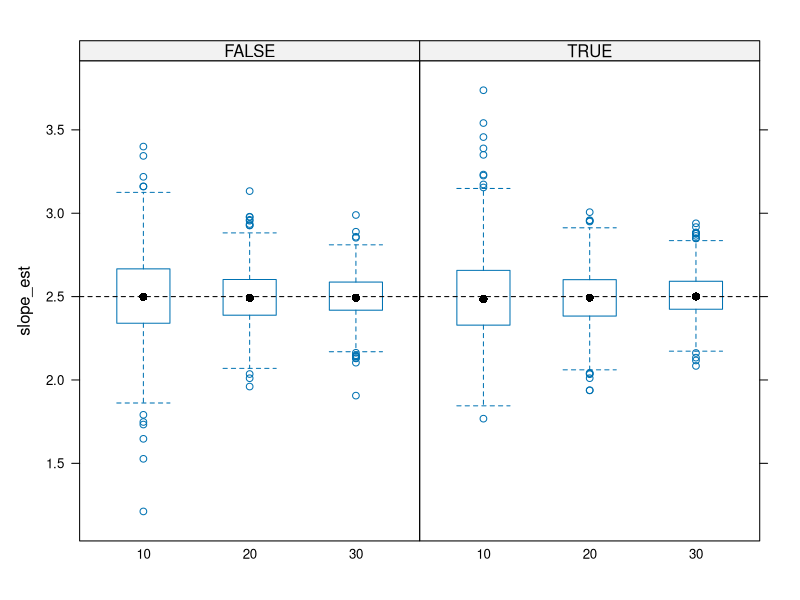
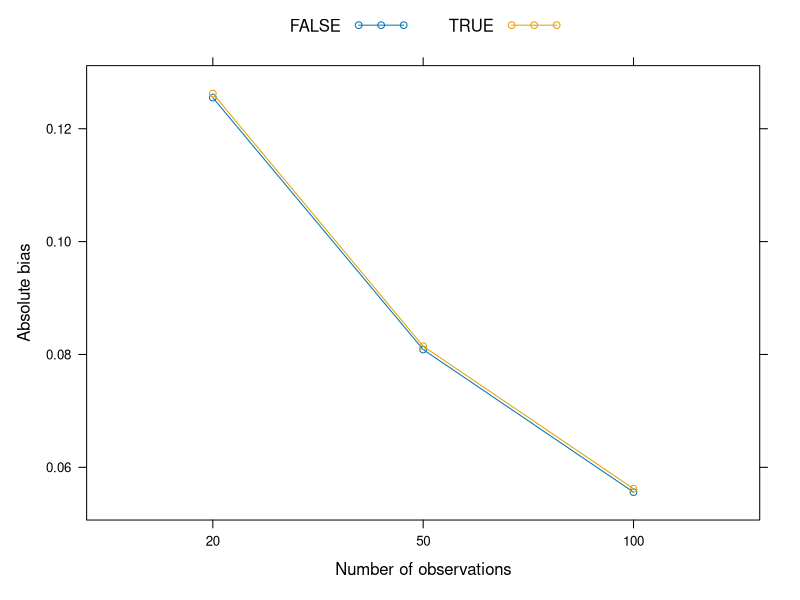
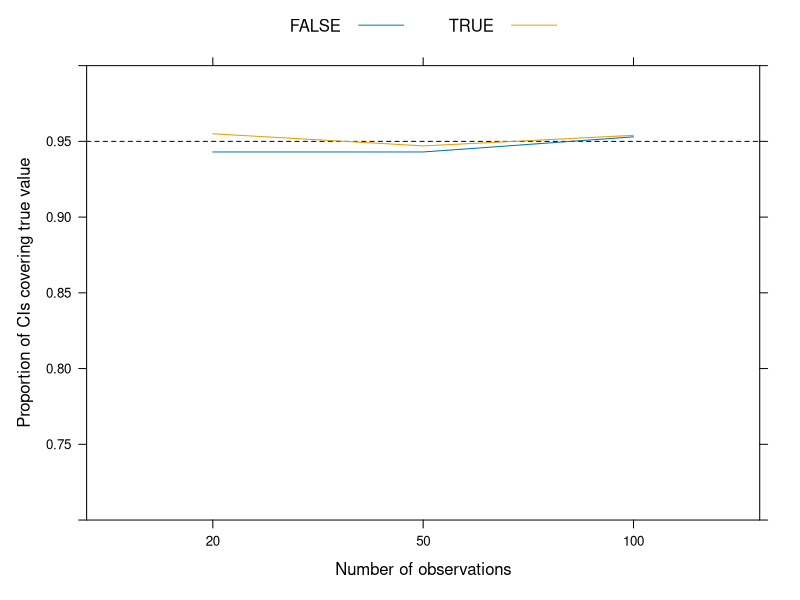
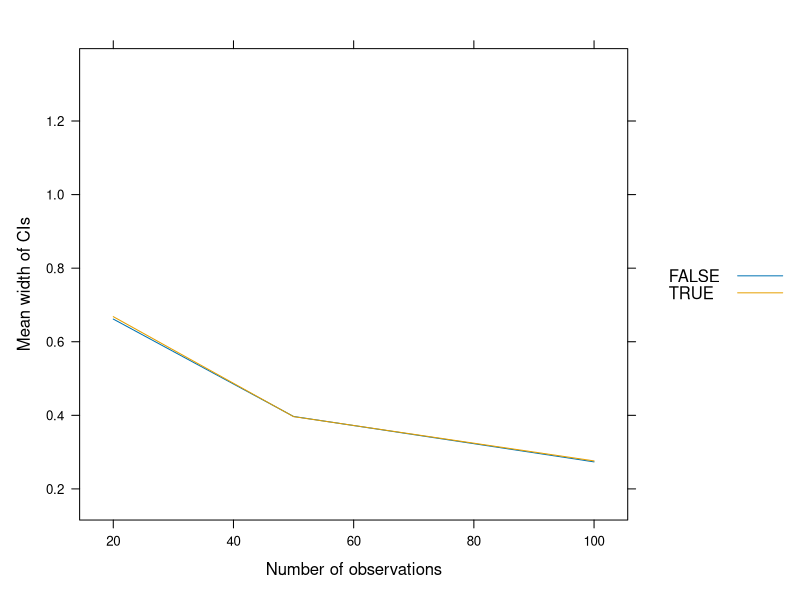

Here is the R script that generated these plots, in order:
#' ---
#' title: "Data simulation to examine test properties"
#' author: ""
#' date: "Last modified: 2025-09-10"
#' bibliography: ../lit.bib
#' ---

# Load packages
library("lattice")

#' # Quality of point estimates

#' ## Data generating process

dgp <- function(npers, beta, normality){
  x <- runif(n = npers, min = 0, max = 5)
  if (normality) {
    err <- rnorm(n = npers, mean = 0, sd = 1)
  } else {
    err <- fGarch::rsnorm(n = npers, mean = 0, sd = 1, xi = 5)
    #err <- rchisq(n = npers, df = 1) |> scale()
  }
  y <- beta[1] + beta[2] * x + err
  dat <- data.frame(x = x, y = y)
  return(dat)
}

#' ## A single simulation run

one_simulation <- function(npers, beta, normality){
  dat <- dgp(npers = npers, beta = beta, normality = normality)
  model <- lm(y ~ x, data = dat)
  slope_est <- coef(model)[2]
  return(slope_est)
}

#' ## Complete simulation design

simulation_study <- function(niter, npers, beta, normality){
  prs <- expand.grid(i = 1:niter, npers = npers, 
                     normality = normality)
  slope_est <- rep(NA, nrow(prs))
  for(i in 1:nrow(prs)) {
    slope_est[i] <- one_simulation(npers = prs$npers[i],
                                   beta = beta,
                                   normality = prs$normality[i])
  }
  return(cbind(prs, slope_est))
}

#+ cache = TRUE
res <- simulation_study(niter = 1000,
                        #npers = c(20, 50, 100),
                        npers = c(10, 20, 30),
                        #npers = c(100, 500, 1000),
                        beta = c(1, 2.5),
                        normality = c(TRUE, FALSE))

aggregate(slope_est ~ npers + normality, data = res, FUN = mean)

bwplot(slope_est ~ factor(npers) | factor(normality), data = res,
       panel = function(...) {
         panel.bwplot(...)
         panel.abline(h = 2.5, lty = 2)
       }
)

#'
#' * Adjust the code above so that the return value of `one_simulation()` is the
#'   bias and not the estimated slope
#' * Should `simulation_study()` be changed as well?
#' * Create a plot showing the absolue bias for the different conditions of your
#'   simulation study
#' * How can you interpret the results?


#+ echo = FALSE, results = "hide", fig.show = "hide", cache = TRUE
# Data generating process stays the same, but we need to adjust the single
# simulation run.

# Single simulation run
one_simulation <- function(npers, beta, normality){
  dat <- dgp(npers = npers, beta = beta, normality = normality)
  model <- lm(y ~ x, data = dat)
  bias <- coef(model)[2] - beta[2]
  return(bias)
}

# Complete simulation design
simulation_study <- function(niter, npers, beta, normality){
  prs <- expand.grid(i = 1:niter, npers = npers, 
                     normality = normality)
  bias <- rep(NA, nrow(prs))
  for(i in 1:nrow(prs)) {
    bias[i] <- one_simulation(npers = prs$npers[i],
                              beta = beta,
                              normality = prs$normality[i])
  }
  return(cbind(prs, bias))
}

res <- simulation_study(niter = 1000,
                        npers = c(20, 50, 100),
                        beta = c(1, 2.5),
                        normality = c(TRUE, FALSE))

resm <- aggregate(bias ~ npers + normality, data = res, FUN = mean)
resm$sd <- aggregate(bias ~ npers + normality, data = res, FUN = sd)[, 3]
resm$n <- aggregate(bias ~ npers + normality, data = res, FUN = length)[, 3]
resm$se <- resm$sd / resm$n
resm$stand_bias <- resm$bias / resm$se
resm$perc_bias <- resm$bias / 2.5
resm$abs_bias <- aggregate(bias ~ npers + normality, data = res,
                           FUN = function(x) mean(abs(x)))[, 3]

xyplot(abs_bias ~ factor(npers), data = resm, groups = normality,
       xlab = "Number of observations",
       ylab = "Absolute bias",
       type = "b",
       auto.key = list(space = "top", columns = 2))

#' # Quality of confidence intervals
#'
#'
#' ## A single simulation run
#'

one_simulation <- function(npers, beta, normality){
  dat <- dgp(npers = npers, beta = beta, normality = normality)
  model <- lm(y ~ x, data = dat)
  res <- list()
  res[[1]] <- coef(model)[2]
  res[[2]] <- confint(model)[2, 1] < beta[2] & confint(model)[2, 2] > beta[2]
  return(res)
}

#' ## Complete simulation design

simulation_study <- function(niter, npers, beta, normality){
  prs <- expand.grid(i = 1:niter, npers = npers, 
                     normality = normality)
  slope_est <- rep(NA, nrow(prs))
  covered <- rep(NA, nrow(prs))
  for(i in 1:nrow(prs)) {
    res <- one_simulation(npers = prs$npers[i],
                          beta = beta,
                          normality = prs$normality[i])
    slope_est[i] <- res[[1]]
    covered[i] <- res[[2]]
  }
  return(cbind(prs, slope_est, covered))
}

#+ cache = TRUE
res <- simulation_study(niter = 1000,
                        npers = c(20, 50, 100),
                        beta = c(1, 2.5),
                        normality = c(TRUE, FALSE))

aggregate(cbind(slope_est, covered) ~ npers + normality, data = res, FUN = mean)

xyplot(covered ~ factor(npers), data = res, groups = normality,
     type = "a",
     abline = list(h = .95, lty = 2),
     xlab = "Number of observations",
     ylab = "Proportion of CIs covering true value",
     auto.key = list(space = "top", columns = 2),
     ylim = c(.7, 1)
)


#' ## Look at width of confidence intervals

one_simulation <- function(npers, beta, normality){
  dat <- dgp(npers = npers, beta = beta, normality = normality)
  model <- lm(y ~ x, data = dat)
  res <- confint(model)[2, ] |> diff()
  return(res)
}

simulation_study <- function(niter, npers, beta, normality){
  prs <- expand.grid(i = 1:niter, npers = npers, 
                     normality = normality)
  res <- rep(NA, nrow(prs))
  for(i in 1:nrow(prs)) {
    res[i] <- one_simulation(npers = prs$npers[i],
                             beta = beta,
                             normality = prs$normality[i])
  }
  return(cbind(prs, res))
}

#+ cache = TRUE
res <- simulation_study(niter = 1000,
                        npers = c(20, 50, 100),
                        beta = c(1, 2.5),
                        normality = c(TRUE, FALSE))

aggregate(res ~ npers + normality, data = res, FUN = mean)

xyplot(res ~ npers, data = res, groups = normality,
       auto.key = TRUE,
       #ylim = c(0, 1.5),
       xlab = "Number of observations",
       ylab = "Mean width of CIs",
       type = "a")
